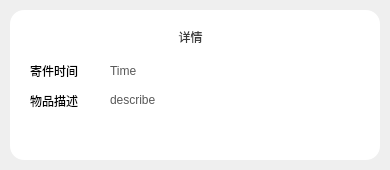
<?xml version="1.0" encoding="UTF-8"?>
<ui version="4.0">
 <class>PacketInfo</class>
 <widget class="QWidget" name="PacketInfo">
  <property name="geometry">
   <rect>
    <x>0</x>
    <y>0</y>
    <width>390</width>
    <height>170</height>
   </rect>
  </property>
  <property name="windowTitle">
   <string>Form</string>
  </property>
  <property name="styleSheet">
   <string notr="true">background:none;
font: 10pt &quot;微软雅黑&quot;;
color: rgb(0, 0, 0);</string>
  </property>
  <widget class="QWidget" name="widget" native="true">
   <property name="geometry">
    <rect>
     <x>10</x>
     <y>10</y>
     <width>370</width>
     <height>150</height>
    </rect>
   </property>
   <property name="styleSheet">
    <string notr="true">background-color: rgb(255, 255, 255);
border-radius:14px;</string>
   </property>
   <widget class="QLabel" name="packet_id">
    <property name="geometry">
     <rect>
      <x>80</x>
      <y>10</y>
      <width>131</width>
      <height>20</height>
     </rect>
    </property>
    <property name="styleSheet">
     <string notr="true">font: 700 10pt &quot;微软雅黑&quot;;
color: rgb(88, 88, 88);</string>
    </property>
    <property name="text">
     <string>test</string>
    </property>
   </widget>
   <widget class="QLabel" name="label">
    <property name="geometry">
     <rect>
      <x>20</x>
      <y>10</y>
      <width>54</width>
      <height>21</height>
     </rect>
    </property>
    <property name="styleSheet">
     <string notr="true">font: 700 10pt &quot;微软雅黑&quot;;
color: rgb(88, 88, 88);</string>
    </property>
    <property name="text">
     <string>运单号</string>
    </property>
   </widget>
   <widget class="QLabel" name="dest_user">
    <property name="geometry">
     <rect>
      <x>230</x>
      <y>50</y>
      <width>101</width>
      <height>31</height>
     </rect>
    </property>
    <property name="styleSheet">
     <string notr="true">font: 700 12pt &quot;微软雅黑&quot;;
text-align:center;</string>
    </property>
    <property name="text">
     <string>&lt;html&gt;&lt;head/&gt;&lt;body&gt;&lt;p&gt;destUser&lt;/p&gt;&lt;/body&gt;&lt;/html&gt;</string>
    </property>
   </widget>
   <widget class="QLabel" name="from_user">
    <property name="geometry">
     <rect>
      <x>30</x>
      <y>50</y>
      <width>91</width>
      <height>31</height>
     </rect>
    </property>
    <property name="styleSheet">
     <string notr="true">font: 700 12pt &quot;微软雅黑&quot;;
text-align:center;</string>
    </property>
    <property name="text">
     <string>&lt;html&gt;&lt;head/&gt;&lt;body&gt;&lt;p&gt;fromUser&lt;/p&gt;&lt;/body&gt;&lt;/html&gt;</string>
    </property>
   </widget>
   <widget class="QLabel" name="label_4">
    <property name="geometry">
     <rect>
      <x>130</x>
      <y>40</y>
      <width>101</width>
      <height>31</height>
     </rect>
    </property>
    <property name="styleSheet">
     <string notr="true">image: url(:/res/icon/icon_send_arrow.png);
background:none;
border:none;</string>
    </property>
    <property name="text">
     <string/>
    </property>
   </widget>
   <widget class="QPushButton" name="packet_recv_click">
    <property name="geometry">
     <rect>
      <x>260</x>
      <y>110</y>
      <width>81</width>
      <height>31</height>
     </rect>
    </property>
    <property name="styleSheet">
     <string notr="true">border:1.5px solid rgb(204,204,204);
border-radius:14px;
color: rgb(0, 0, 0);</string>
    </property>
    <property name="text">
     <string>签收</string>
    </property>
   </widget>
   <widget class="QLabel" name="recv_time">
    <property name="geometry">
     <rect>
      <x>80</x>
      <y>120</y>
      <width>171</width>
      <height>16</height>
     </rect>
    </property>
    <property name="styleSheet">
     <string notr="true">font: 700 10pt &quot;微软雅黑&quot;;
color: rgb(88, 88, 88);</string>
    </property>
    <property name="text">
     <string>Time</string>
    </property>
   </widget>
   <widget class="QLabel" name="packet_status">
    <property name="geometry">
     <rect>
      <x>150</x>
      <y>70</y>
      <width>61</width>
      <height>21</height>
     </rect>
    </property>
    <property name="styleSheet">
     <string notr="true">font: 700 9pt &quot;微软雅黑&quot;;
text-align:center;</string>
    </property>
    <property name="text">
     <string>&lt;html&gt;&lt;head/&gt;&lt;body&gt;&lt;p align=&quot;center&quot;&gt;运输中&lt;/p&gt;&lt;/body&gt;&lt;/html&gt;</string>
    </property>
   </widget>
   <widget class="QLabel" name="label_2">
    <property name="geometry">
     <rect>
      <x>20</x>
      <y>120</y>
      <width>51</width>
      <height>16</height>
     </rect>
    </property>
    <property name="styleSheet">
     <string notr="true">font: 700 10pt &quot;微软雅黑&quot;;
color: rgb(88, 88, 88);</string>
    </property>
    <property name="text">
     <string>签收时间</string>
    </property>
   </widget>
   <widget class="QPushButton" name="view_detail">
    <property name="geometry">
     <rect>
      <x>310</x>
      <y>7</y>
      <width>51</width>
      <height>31</height>
     </rect>
    </property>
    <property name="styleSheet">
     <string notr="true">image: url(:/res/icon/icon_packet_detail.png);</string>
    </property>
    <property name="text">
     <string/>
    </property>
   </widget>
   <widget class="QWidget" name="detail" native="true">
    <property name="geometry">
     <rect>
      <x>10</x>
      <y>10</y>
      <width>351</width>
      <height>131</height>
     </rect>
    </property>
    <property name="styleSheet">
     <string notr="true"/>
    </property>
    <widget class="QLabel" name="send_time">
     <property name="geometry">
      <rect>
       <x>90</x>
       <y>40</y>
       <width>231</width>
       <height>21</height>
      </rect>
     </property>
     <property name="styleSheet">
      <string notr="true">font: 10pt &quot;微软雅黑&quot;;
color: rgb(88, 88, 88);</string>
     </property>
     <property name="text">
      <string>Time</string>
     </property>
    </widget>
    <widget class="QLabel" name="label_3">
     <property name="geometry">
      <rect>
       <x>10</x>
       <y>40</y>
       <width>61</width>
       <height>21</height>
      </rect>
     </property>
     <property name="styleSheet">
      <string notr="true">background-color: rgb(255,255,255);
border:none;
font: 700 11pt &quot;微软雅黑&quot;;
color: rgb(0, 0, 0);</string>
     </property>
     <property name="text">
      <string>寄件时间</string>
     </property>
    </widget>
    <widget class="QLabel" name="label_5">
     <property name="geometry">
      <rect>
       <x>10</x>
       <y>70</y>
       <width>61</width>
       <height>21</height>
      </rect>
     </property>
     <property name="styleSheet">
      <string notr="true">background-color: rgb(255,255,255);
border:none;
font: 700 11pt &quot;微软雅黑&quot;;
color: rgb(0, 0, 0);</string>
     </property>
     <property name="text">
      <string>物品描述</string>
     </property>
    </widget>
    <widget class="QLabel" name="packet_describe">
     <property name="geometry">
      <rect>
       <x>90</x>
       <y>70</y>
       <width>231</width>
       <height>20</height>
      </rect>
     </property>
     <property name="styleSheet">
      <string notr="true">font: 10pt &quot;微软雅黑&quot;;
color: rgb(88, 88, 88);</string>
     </property>
     <property name="text">
      <string>describe</string>
     </property>
    </widget>
    <widget class="QPushButton" name="expand_close_click">
     <property name="geometry">
      <rect>
       <x>0</x>
       <y>0</y>
       <width>41</width>
       <height>31</height>
      </rect>
     </property>
     <property name="styleSheet">
      <string notr="true">image: url(:/res/icon/icon_go_back.png);</string>
     </property>
     <property name="text">
      <string/>
     </property>
    </widget>
    <widget class="QLabel" name="label_6">
     <property name="geometry">
      <rect>
       <x>130</x>
       <y>7</y>
       <width>81</width>
       <height>21</height>
      </rect>
     </property>
     <property name="styleSheet">
      <string notr="true">background:none;;
border:none;
font: 700 12pt &quot;微软雅黑&quot;;
color: rgb(58,58,58);</string>
     </property>
     <property name="text">
      <string>&lt;html&gt;&lt;head/&gt;&lt;body&gt;&lt;p align=&quot;center&quot;&gt;详情&lt;/p&gt;&lt;/body&gt;&lt;/html&gt;</string>
     </property>
    </widget>
   </widget>
  </widget>
 </widget>
 <resources/>
 <connections/>
</ui>
